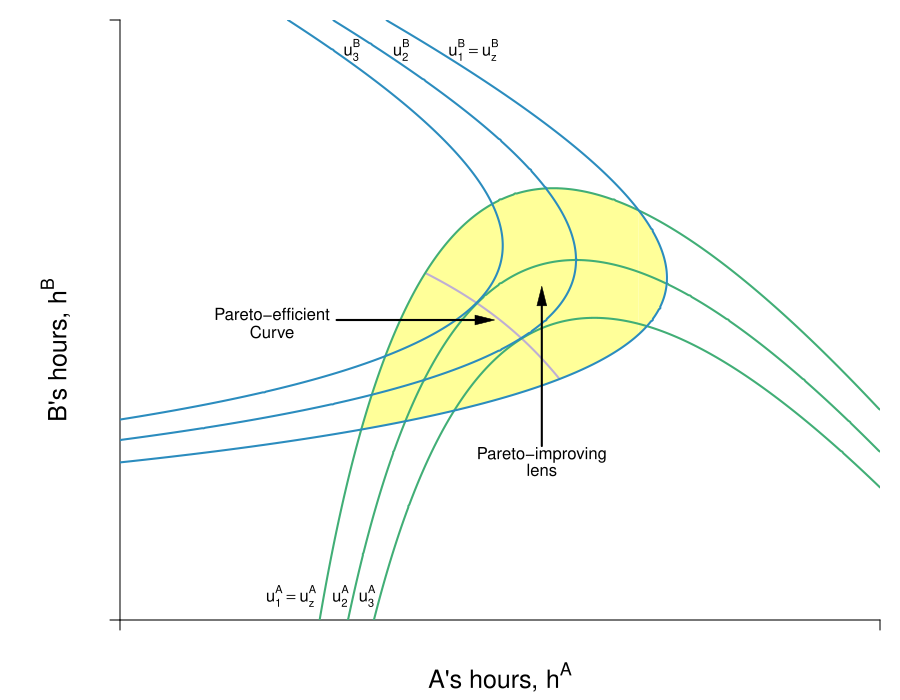

Reproduce this figure in R.
require(shape)
pdf(file = "coordination_failures/coord_fallback_pareto/coord_fallback_pareto_4.pdf", width = 9, height = 7)

#Set parameters for graphics
axislabelsize <- 1.5
graphlinewidth <- 2
segmentlinewidth <- 1.5

COL <- c("#7fc97f", "#beaed4", "#fdc086", "#ffff99", "#386cb0", "#f0027f", "#bf5b17", "#666666")
COLA <- c("#99d8c9","#66c2a4","#41ae76", "#238b45", "#005824")
COLB <- c("#4eb3d3", "#2b8cbe", "#0868ac","#084081")

par(mar =  c(4, 6, 1, 1))

uA <- function(ea, eb, alpha = 30, beta = 1/2) {
  (alpha - beta*(ea+eb))*ea - 0.5*(ea)^2
}

uB <- function(ea, eb, alpha = 30, beta = 1/2) {
  (alpha - beta*(ea+eb))*eb - 0.5*(eb)^2
}

brfB <- function(ea, alpha = 30, beta = 1/2) {
  (alpha - beta*ea)/(1 + 2*beta)
}

brfA <- function(ea, alpha = 30, beta = 1/2) {
  (alpha - ea*(1 + 2*beta))/(beta)
}

brfPE <- function(ea, alpha = 30, beta = 1/8) {
  alpha*(1 - beta*ea)
}

hANE <- function(alpha, beta = 1/2){
  alpha/(1 + 3*beta)
}

hApEff <- function(alpha, beta = 1/2){
  alpha/(2 + 4*beta)
}

hApEff2 <- function(alpha, beta = 1/2){
  alpha/(1 + 4*beta)
}

intercept1 <- function(alpha, beta = 1/2){
  alpha/(1 + 2*beta)
}

PEC <- function(ea, alpha = 30, beta = 1/2){
  a = beta*(1+2*beta);
  b = -alpha*(1+3*beta)+(1+2*beta)^2*ea;
  c = alpha^2 - alpha*(1+3*beta)*ea+ beta*(1+2*beta)*ea^2
  delta = b^2-4*a*c
  return((-b-sqrt(delta))/(2*a))
}


indiffA <- function(ea, alpha = 30, beta = 1/2, uA = 144) {
  (alpha*ea - beta*(ea)^2 - 0.5*(ea)^2 - uA)/(beta*ea)
}

indiffBroot1 <- function(ea, alpha = 30, beta = 30, uB = 144){
  (-sqrt(alpha^2 - 2*alpha*beta*ea + beta^2*ea^2 - 4*beta*uB - 2*uB) + alpha - beta*ea)/(2*beta + 1)
}

indiffBroot2 <- function(ea, alpha = 30, beta = 30, uB = 144){
  (sqrt(alpha^2 - 2*alpha*beta*ea + beta^2*ea^2 - 4*beta*uB - 2*uB) + alpha - beta*ea)/(2*beta + 1)
}


xlims <- c(0, 20)
ylims <- c(0, 20)

npts <- 501 
x <- seq(xlims[1], xlims[2], length.out = npts)
y <- seq(ylims[1], ylims[2], length.out = npts) 
a <- c(130, 
       uA(hANE(alpha = 30, beta = 1/2), hANE(alpha = 30, beta = 1/2)), 
       #uA(hApEff2(alpha = 30, beta = 1/2), hApEff2(alpha = 30, beta = 1/2)),
       155.8)
b <- c(130, 
       uA(hANE(alpha = 30, beta = 1/2),hANE(alpha = 30, beta = 1/2)), 
       #uB(hApEff2(alpha = 30, beta = 1/2), hApEff2(alpha = 30, beta = 1/2)), 
       155.8)


plot(0, 0, xlim = xlims, ylim = ylims, type = "n",
     xlab = expression(paste("")),
     ylab = expression(paste("")), 
     xaxt = "n", 
     yaxt = "n", 
     cex.lab = axislabelsize, 
     bty = "n",
     xaxs="i", 
     yaxs="i")


ticksy <- c(ylims[1], ylims[2])
ylabels <- c(NA, NA)
ticksx <- c(xlims[1], xlims[2])
xlabels <- c(NA, NA)

axis(1, at = ticksx,  pos = 0, labels = FALSE)
text(x = c(0, hApEff2(alpha = 30), hANE(alpha = 30), intercept1(alpha = 30), xlims[2]), par("usr")[3] - 0.4, labels = xlabels, srt = 0, pos = 1, xpd = TRUE)

axis(2, at = ticksy, pos = 0, labels = ylabels, las = 1)

npts <- 500 
xx1 <- seq(xlims[1], xlims[2], length.out = npts)
xx2 <- seq(8.05, 11.55, length.out = npts)

#Polygon for the P-Improving Lens
xpoly1 <- seq(from = 6.3, to = 13.65, length.out = 500)
ypoly1 <- indiffA(xpoly1, uA = 130, alpha = 30, beta = 1/2)
ypoly2 <- indiffBroot1(xpoly1, uB = 130, alpha = 30, beta = 1/2)
polygon(x = c(xpoly1, rev(xpoly1)), y = c(ypoly1, rev(ypoly2)), col = COL[4], density = NULL, border = NA)

xpoly1 <- seq(from = 13.65, to = 14.35, length.out = 500)
ypoly1 <- indiffBroot2(xpoly1, uB = 130, alpha = 30, beta = 1/2)
ypoly2 <- indiffBroot1(xpoly1, uB = 130, alpha = 30, beta = 1/2)
polygon(x = c(xpoly1, rev(xpoly1)), y = c(ypoly1, rev(ypoly2)), col = COL[4], density = NULL, border = NA)

#Pareto-efficient curve line
lines(xx2, PEC(xx2, alpha = 30, beta = 1/2), col = COL[2], lwd = graphlinewidth)

contour(y, x,
        outer(x, y, uA),
        drawlabels = FALSE,
        col = COLA[3],
        lwd = graphlinewidth,
        levels = a,
        xaxs="i",
        yaxs="i",
        add = TRUE)

text(0.5*xlims[2], -1.9, expression(paste("A's hours, ", h^A)), xpd = TRUE, cex = axislabelsize)
text(-1.7, 9, expression(paste("B's hours, ", h^B)), xpd = TRUE, cex = axislabelsize, srt = 90)

contour(x, y,
        outer(x, y, uB),
        drawlabels = FALSE,
        col = COLB[2],
        lwd = graphlinewidth,
        levels = b,
        add = TRUE
)

text(4, 10.2, expression("Pareto-efficient"))
text(4, 9.6, expression("Curve"))
Arrows(5.7, 10, 9.6, 10, col = "black", lty = 1, lwd = 2, arr.type = "triangle", arr.lwd = 0.5)


text(11.1, 5.5, expression("Pareto-improving"))
text(11.1,  5, expression("lens"))
Arrows(11.1, 5.8, 11.1, 10.8, col = "black", lty = 1, lwd = 2, arr.type = "triangle", arr.lwd = 0.5)

#Label the indifference curves for A
text(4.5, 0.8, expression(u[1]^A == u[z]^A))
text(5.8, 0.8, expression(u[2]^A))
text(6.5, 0.8, expression(u[3]^A))


#Label the indifference curves for theB
text(9.3, 19, expression(u[1]^B == u[z]^B))
text(7.4, 19, expression(u[2]^B))
text(6.1, 19, expression(u[3]^B))

dev.off()
